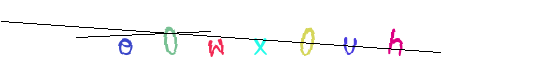
#> input picture data/train/jh/(sus) 00wx0vh-0.png, 545 x 80 px, given in place of 0b32-0.png, which was not available
$ jupyter execute main.ipynb
#> lines starting #> are read from the running program, lines starting #| are printed output that depends on the picture; after the words box and inside, x2 and y2 are one past the last pixel; in counts of white or black regions, pixels touching at a corner belong together; pictures that were not available may be replaced by others from this repository, and a replacement may not be noted
[cell 1]
# Python codes to read and process an
# image using open cv

# importing modules
import cv2     # open cv 2 package, thousands of computer vision instructions
import numpy as np
from matplotlib import pyplot as plt

# Read image and define helpers
im_file = "data/train/jh/0b32-0.png"
img = cv2.imread(im_file)
#> img is the input picture: shape (80, 545, 3); mean B, G, R 249.5, 249, 249.6

def imshow(img, title, subplot=None):
    if subplot:
        plt.subplot(subplot)
    plt.imshow(cv2.cvtColor(img, cv2.COLOR_BGR2RGB)), plt.title(title)

[cell 2]
"""
Experiment denoising
"""

# Median blur
medianBlur = cv2.medianBlur(img, 3)
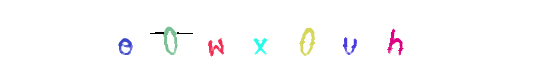
#> medianBlur: shape (80, 545, 3); mean B, G, R 252.5, 252, 252.5
# Median filter

# Hough transform
houghTransform = img.copy()

grayImg = cv2.cvtColor(img, cv2.COLOR_BGR2GRAY)
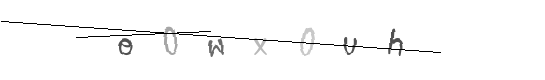
#> grayImg: shape (80, 545); min 0, max 255, mean 249.3
binary = cv2.adaptiveThreshold(grayImg, 255, cv2.ADAPTIVE_THRESH_GAUSSIAN_C,
                               cv2.THRESH_BINARY_INV, 11, 2)
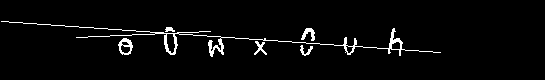
#> binary: shape (80, 545); 3.3% white in thin lines or dots, all inside (x1, y1, x2, y2) = (1, 21, 441, 57)
edges = cv2.Canny(binary, 50, 150)
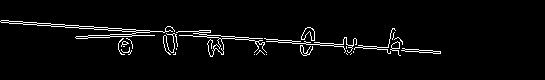
#> edges: shape (80, 545); 3.5% white in thin lines or dots, all inside (x1, y1, x2, y2) = (0, 20, 441, 57)
lines = cv2.HoughLinesP(edges, rho=1, theta=np.pi/180, threshold=100, minLineLength=75, maxLineGap=10)
#> lines = [[167, 34, 440, 53], [1, 20, 164, 32]]

# Remove lines by drawing over them
mask = np.zeros_like(grayImg)

if lines is not None:
    for line in lines:
        x1, y1, x2, y2 = line[0]
        cv2.line(mask, (x1, y1), (x2, y2), 255, 2)  # Draw white lines on black mask
#> this loop made 2 passes
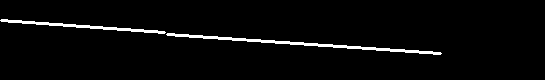
#> mask: shape (80, 545); 3% white; 2 white regions, box (x1, y1, x2, y2) and area: (166, 33, 442, 55) 822, (0, 19, 166, 34) 493
cleaned = cv2.inpaint(img, mask, inpaintRadius=1, flags=cv2.INPAINT_TELEA)

medianBlurHough = cv2.medianBlur(cleaned, 3)


plt.figure(figsize=(10, 8))
imshow(img, "Original Image", 411)
imshow(medianBlur, "Median Blur, ksize=3", 412)
imshow(cleaned, "Hough Transform", 413)
imshow(medianBlurHough, "Median Blur after Hough, ksize=3", 414)
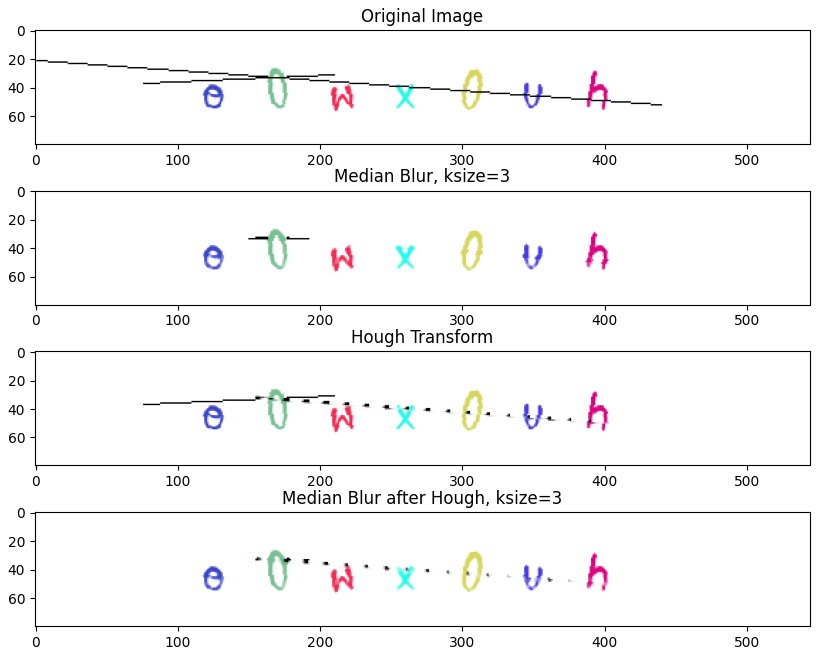
#> figure drawn by matplotlib, 4 panels

[cell 3]
# Replace all black lines with white
def replace_black_with_median(image, kernel_size=5):
    """
    Replaces all black pixels in an image with the median of their local neighborhood.

    :param image: Input image (grayscale or color)
    :param kernel_size: Size of the patch used for computing the median
    :return: Image with black pixels replaced by median values
    """
#> called with kernel_size = 5
    # Convert to grayscale if the image is colored
    is_color = len(image.shape) == 3
#> is_color = True

    # Define black pixel condition
    if is_color:
        black_pixels = np.all(image == [0, 0, 0], axis=-1)  # Mask for black pixels
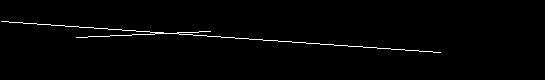
#> black_pixels: shape (80, 545) bool; 1.3% white in thin lines or dots, all inside (x1, y1, x2, y2) = (1, 21, 441, 53)
    else:
        black_pixels = (image == 0)  # Grayscale mask

    # Compute median blur (preserves edges better than Gaussian blur)
    median_filtered = cv2.medianBlur(image, kernel_size)

    # Replace black pixels with median values
    image[black_pixels] = median_filtered[black_pixels]
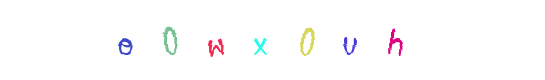
#> image: shape (80, 545, 3); 1.29% of pixels changed, all inside (x1, y1, x2, y2) = (1, 21, 441, 53)

    return image


# Apply function

result = replace_black_with_median(img)

imshow(result, "Black pixels replaced by median values")

import os
IMG_DIR = "data/train/jh"
png_files = [f for f in os.listdir(IMG_DIR) if f.lower().endswith('.png')]

[cell 4]
import os
import random


# [12 lines of commented-out code are left out]
im_file = "data/train/jh/0b32-0.png"
img = cv2.imread(im_file)
cleaned = replace_black_with_median(img.copy())
cleaned_gray = cv2.cvtColor(cleaned, cv2.COLOR_BGR2GRAY)
imshow(cleaned_gray, "Denoised Image", 211)
_, binary = cv2.threshold(cleaned_gray, 0, 255, cv2.THRESH_BINARY_INV + cv2.THRESH_OTSU)
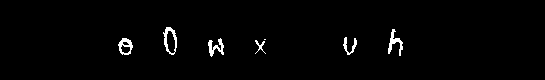
#> binary: shape (80, 545); 1.6% white; 7 white regions (1 under 20 px)


"""
CCA
"""
# Find connected components
contours, _ = cv2.findContours(binary, cv2.RETR_EXTERNAL, cv2.CHAIN_APPROX_SIMPLE)
#> contours = 7 contours, 1 with area under 20; largest, box (x1, y1, x2, y2) and area: (163, 27, 177, 55) 256, (118, 38, 133, 55) 168, (388, 29, 403, 56) 100, (208, 38, 224, 57) 93, (343, 37, 357, 55) 58, (255, 40, 266, 54) 24

char_images = []
for cnt in contours:
    x, y, w, h = cv2.boundingRect(cnt)
    char_images.append(binary[y:y+h, x:x+w])  # Crop character
#> this loop made 7 passes
#> (x, y, w, h) on passes 1, 3, 4, 5, 6, 7: (255, 40, 11, 14), (208, 38, 16, 19), (118, 38, 15, 17), (343, 37, 14, 18), (388, 29, 15, 27), (163, 27, 14, 28)
#> (cnt, x, y, w, h) on pass 2: ([[264, 39], [265, 39]], 264, 39, 2, 1)
#> after the loop, char_images = 7 items

# Sort by x-coordinates to maintain reading order
char_images = sorted(char_images, key=lambda im: im.shape[1])

# Display segmented characters
for i, char in enumerate(char_images):
    plt.subplot(21, len(char_images), i+2)
    plt.imshow(char, cmap='gray')
    plt.axis('off')
#> this loop made 7 passes
#> char on pass 1: [[255, 255]]
#> `[cell 4] import os import random    # # Randomly sample 100 files (or ..`:
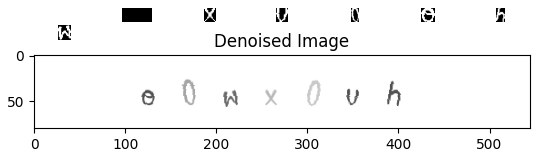
#> figure drawn by matplotlib, 8 panels

"""
Projection
"""

# [37 lines of commented-out code are left out]

$ run again, on data/train/jh/<sus> kohf0b-0.png
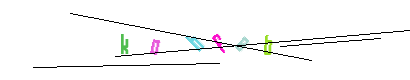
#> input picture data/train/jh/<sus> kohf0b-0.png, 410 x 80 px, given in place of 0b32-0.png, which was not available
#> img is the input picture: shape (80, 410, 3); mean B, G, R 247, 247.1, 247
#> `edges = cv2.Canny(binary, 50, 150)`:
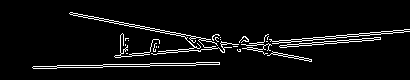
#> edges: shape (80, 410); 5.5% white in thin lines or dots, all inside (x1, y1, x2, y2) = (32, 12, 410, 69)
#> lines = [[115, 57, 409, 31], [115, 55, 222, 46], [57, 67, 195, 65], [70, 12, 311, 59], [70, 14, 311, 61]]
#> the loop `for line in lines:` made 5 passes
#> black_pixels: shape (80, 410) bool; 2.5% white in thin lines or dots, all inside (x1, y1, x2, y2) = (33, 13, 410, 68)
#> image: shape (80, 410, 3); 2.51% of pixels changed, all inside (x1, y1, x2, y2) = (33, 13, 410, 68)
#> `_, binary = cv2.threshold(cleaned_gray, 0, 255, cv2.THRESH_BINARY_INV ..`:
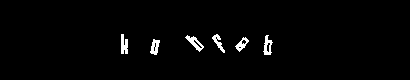
#> binary: shape (80, 410); 1.9% white; 6 white regions
#> contours = 6 contours; box (x1, y1, x2, y2) and area: (185, 35, 204, 52) 112, (263, 35, 273, 55) 98, (150, 39, 160, 55) 86, (235, 37, 249, 52) 86, (121, 34, 128, 54) 75, (212, 34, 225, 53) 67
#> the loop `for cnt in contours:` made 6 passes
#> (x, y, w, h) on passes 1 to 6: (150, 39, 10, 16), (235, 37, 14, 15), (263, 35, 10, 20), (185, 35, 19, 17), (212, 34, 13, 19), (121, 34, 7, 20)
#> after the loop `for cnt in contours:`: char_images = 6 items
#> the loop `for i, char in enumerate(char_images):` made 6 passes

$ run again, on data/train/jh/<sus> lquft0d-0.png
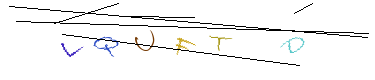
#> input picture data/train/jh/<sus> lquft0d-0.png, 375 x 80 px, given in place of 0b32-0.png, which was not available
#> img is the input picture: shape (80, 375, 3); mean B, G, R 244.3, 244.3, 244.2
#> edges: shape (80, 375); 7.1% white in thin lines or dots, all inside (x1, y1, x2, y2) = (8, 2, 369, 67)
#> lines = [[9, 7, 131, 17], [177, 20, 302, 30], [16, 20, 222, 27], [16, 22, 268, 31], [134, 44, 297, 66], [15, 8, 122, 17], [115, 40, 272, 60], [173, 48, 295, 63]]
#> the loop `for line in lines:` made 8 passes
#> black_pixels: shape (80, 375) bool; 3.6% white in thin lines or dots, all inside (x1, y1, x2, y2) = (9, 3, 369, 66)
#> image: shape (80, 375, 3); 3.57% of pixels changed, all inside (x1, y1, x2, y2) = (9, 3, 369, 66)
#> `_, binary = cv2.threshold(cleaned_gray, 0, 255, cv2.THRESH_BINARY_INV ..`:
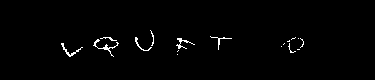
#> binary: shape (80, 375); 1.2% white in thin lines or dots, all inside (x1, y1, x2, y2) = (61, 30, 304, 57)
#> contours = 17 contours, 14 with area under 20; largest, box (x1, y1, x2, y2) and area: (93, 39, 119, 57) 34, (61, 43, 83, 57) 30, (176, 38, 195, 49) 24
#> the loop `for cnt in contours:` made 17 passes
#> (x, y, w, h) on passes 1, 4, 5, 7, 9, 10, 11, 12: (177, 54, 1, 1), (281, 46, 1, 1), (288, 43, 8, 10), (61, 43, 22, 14), (93, 39, 26, 18), (300, 38, 4, 10), (298, 38, 1, 1), (176, 38, 19, 11)
#> after the loop `for cnt in contours:`: char_images = 17 items
#> `char_images = sorted(char_images, key=lambda im: im.shape[1])`: char_images = 17 items, first 6: [255], [255], [255], [[0, 255], [255, 0]], [[0, 255], [255, 0]], [[255, 255, 255]]
#> the loop `for i, char in enumerate(char_images):` made 17 passes
#> char on passes 1 to 7: [255], [255], [255], [[0, 255], [255, 0]], [[0, 255], [255, 0]], [[255, 255, 255]], [[0, 0, 255], [255, 255, 255]]
